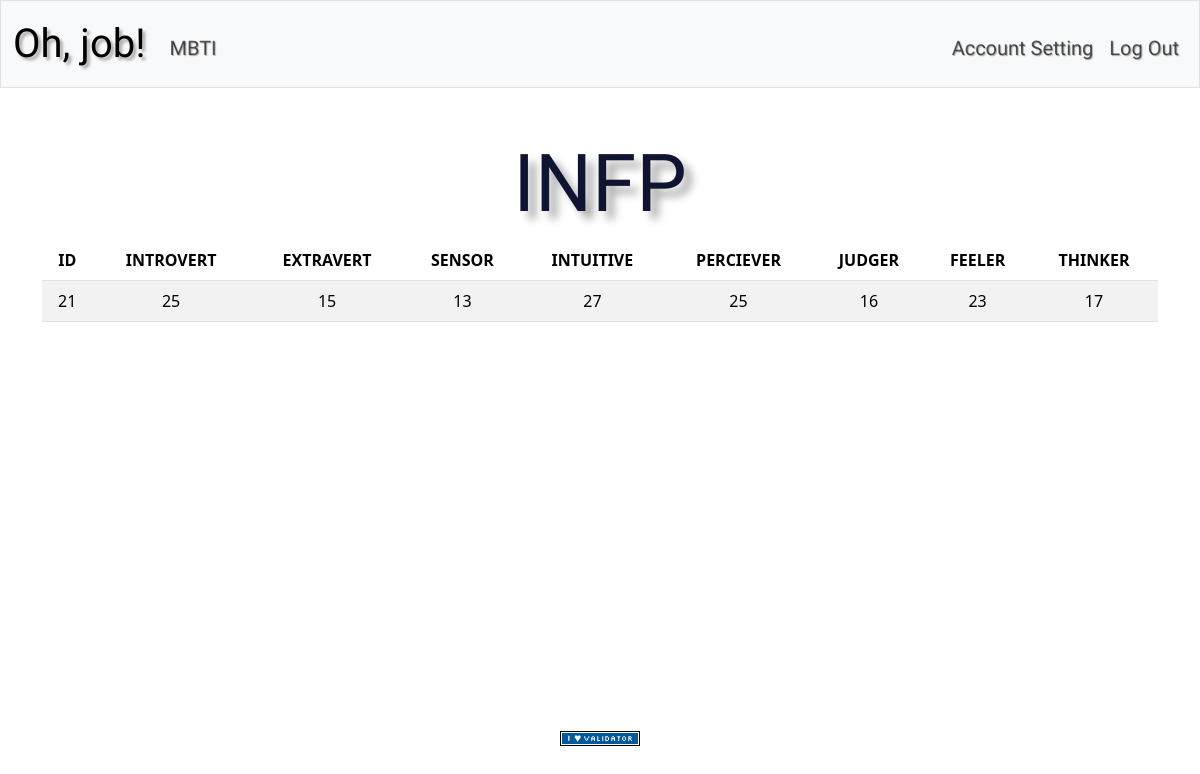
Before: /results (signed in) with the older database file.
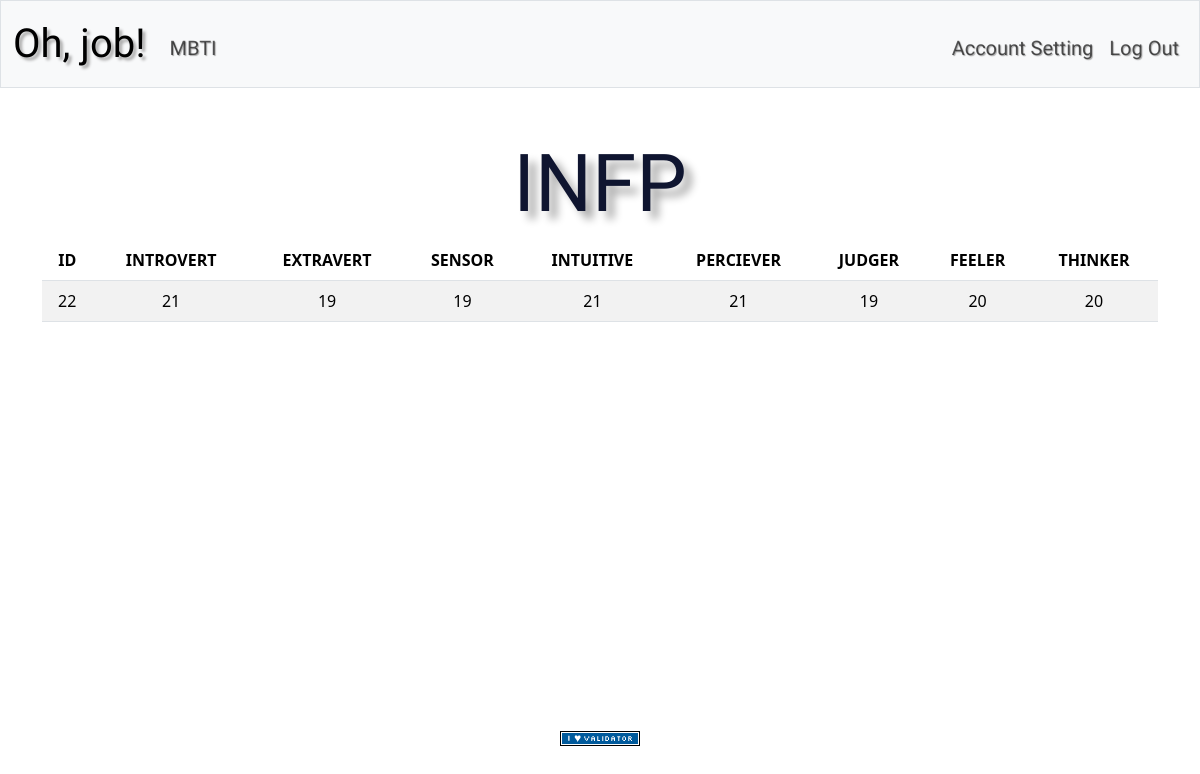
After: the same page with the newer database file.
### tables this page shows
CREATE TABLE history_results (id INTEGER PRIMARY KEY  AUTOINCREMENT NOT NULL, mbti TEXT NOT NULL, introvert INTEGER NOT NULL, extravert INTEGER NOT NULL, sensor INTEGER NOT NULL, intuitive INTEGER NOT NULL, feeler INTEGER NOT NULL, thinker INTEGER NOT NULL, perciever INTEGER NOT NULL, judger INTEGER NOT NULL);

### app.py (the view)
@app.route("/results")
@login_required
def intp():
    result = db.execute("SELECT * FROM history_results WHERE id = (SELECT MAX(id) FROM history_results)")
    return render_template("results.html", result=result)

### app.py (called while the page is built)
@app.after_request
def after_request(response):
    response.headers["Cache-Control"] = "no-cache, no-store, must-revalidate"
    response.headers["Expires"] = 0
    response.headers["Pragma"] = "no-cache"
    return response

### helpers.py (called while the page is built)
def login_required(f):
    @wraps(f)
    def decorated_function(*args, **kwargs):
        if session.get("user_id") is None:
            return redirect("/login")
        return f(*args, **kwargs)
    return decorated_function

### templates/results.html (shortened to what this page needs)
{% extends "layout.html" %}
{% block main %}
<div>
    <h1 class="header-text" style="text-align: center;">{{result[0].mbti}}</h1>
</div>
<div>
    <table class="table table-striped">
        <thead>
            <tr>
                <th scope="col">ID</th>
                <th scope="col">INTROVERT</th>
                <th scope="col">EXTRAVERT</th>
                <th scope="col">SENSOR</th>
                <th scope="col">INTUITIVE</th>
                <th scope="col">PERCIEVER</th>
                <th scope="col">JUDGER</th>
                <th scope="col">FEELER</th>
                <th scope="col">THINKER</th>
            </tr>
        </thead>
        <tb>
            <tr>
                <td>{{result[0].id}}</td>
                <td>{{result[0].introvert}}</td>
                <td>{{result[0].extravert}}</td>
                <td>{{result[0].sensor}}</td>
                <td>{{result[0].intuitive}}</td>
                <td>{{result[0].perciever}}</td>
                <td>{{result[0].judger}}</td>
                <td>{{result[0].feeler}}</td>
                <td>{{result[0].thinker}}</td>
            </tr>
        </tb>
    </table>
</div>
{% endblock %}

Changed rows visible on the page:
no longer on this page (row unchanged): history_results: mbti "INFP", id "21", introvert "25", extravert "15", sensor "13", intuitive "27", perciever "25", judger "16", feeler "23", thinker "17"
added history_results: mbti "INFP", id "22", introvert "21", extravert "19", sensor "19", intuitive "21", perciever "21", judger "19", feeler "20", thinker "20"
